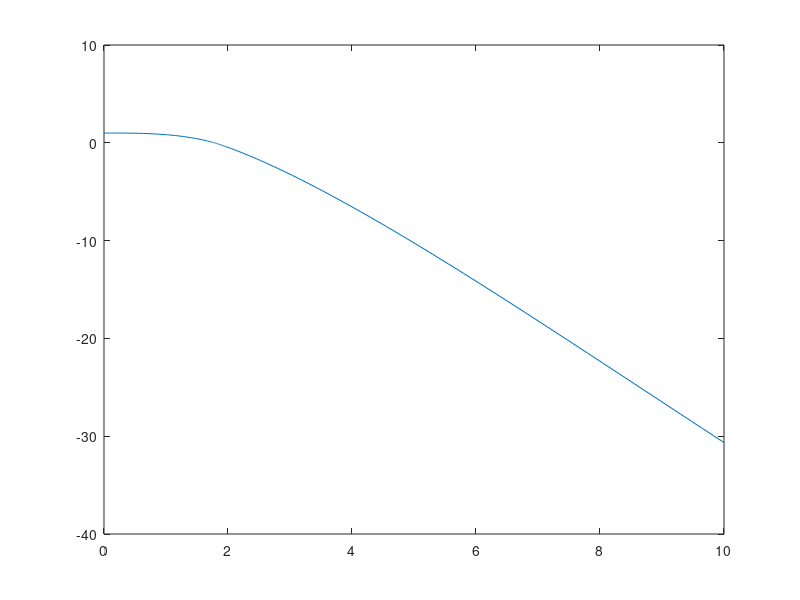

MATLAB code for this plot:
x_interval = [0 10];  % interval on which we work

dydx = @(x,y) [y(2) y(3) -1/y(1)]';
y0 = [1 0 0];         % initial values

[x,y] = ode45(dydx, x_interval, y0);
u = y(:,1);

plot(x,u);
